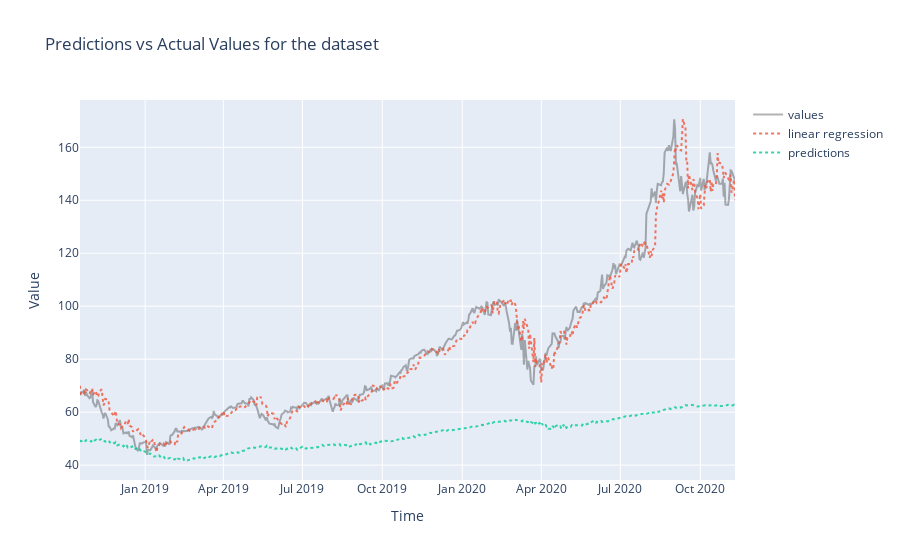
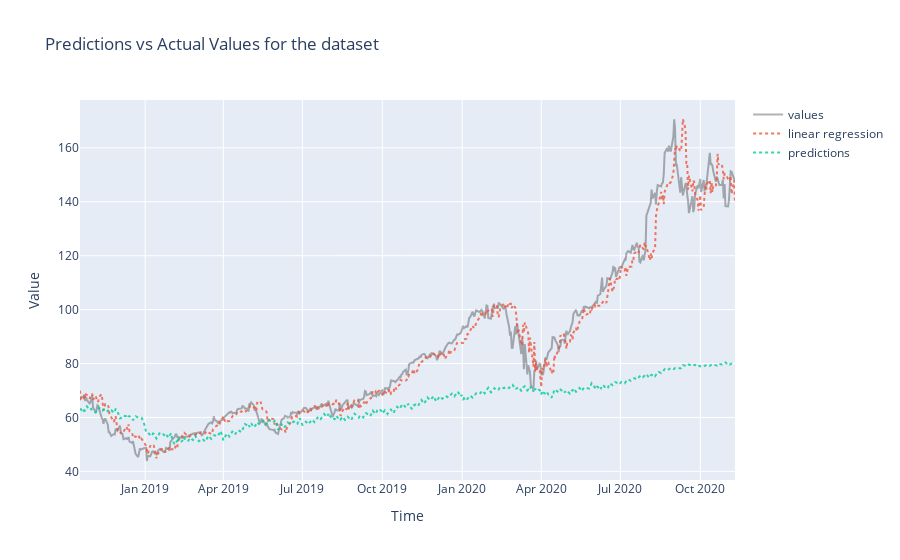
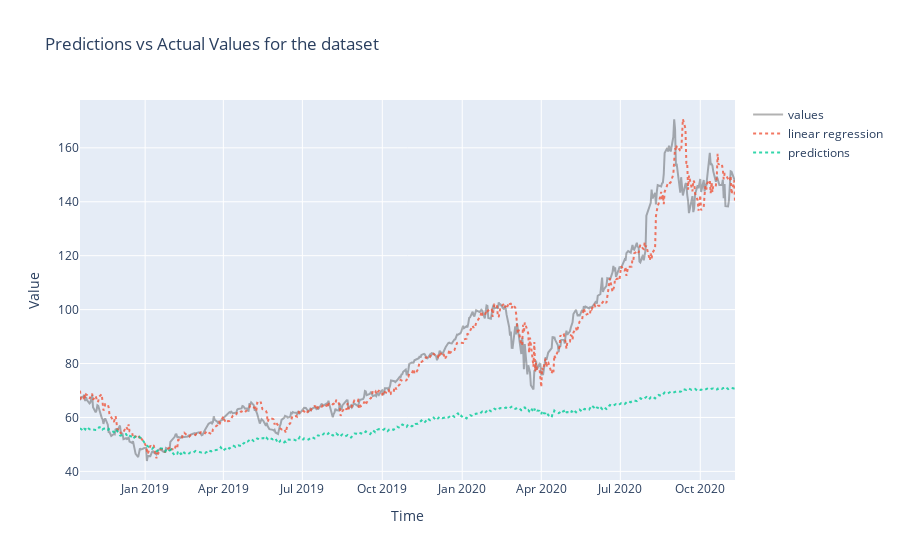

The notebook cell these images were saved under, in order:
### Code cell
plot_predictions(df_result['rnn'], df_baseline)
plot_predictions(df_result['lstm'], df_baseline)
plot_predictions(df_result['gru'], df_baseline)

### Figure 1 — Plotly figure (JSON) as saved in the notebook; plotly's stock layout.template omitted (floating-point values rounded to 4 significant figures; data arrays with more than 128 entries replaced by an {"elided": "..."} marker saying what was removed)
{"data": [{"line": {"color": "rgba(0,0,0, 0.3)"}, "mode": "lines", "name": "values", "text": {"elided": "520 str values"}, "type": "scatter", "x": {"elided": "520 str values"}, "y": {"elided": "520 float values"}}, {"line": {"dash": "dot"}, "mode": "lines", "name": "linear regression", "opacity": 0.8, "text": {"elided": "520 str values"}, "type": "scatter", "x": {"elided": "520 str values"}, "y": {"elided": "520 float values"}}, {"line": {"dash": "dot"}, "mode": "lines", "name": "predictions", "opacity": 0.8, "text": {"elided": "520 str values"}, "type": "scatter", "x": {"elided": "520 str values"}, "y": {"elided": "520 float values"}}], "layout": {"title": {"text": "Predictions vs Actual Values for the dataset"}, "xaxis": {"ticklen": 5, "title": {"text": "Time"}, "zeroline": false}, "yaxis": {"ticklen": 5, "title": {"text": "Value"}, "zeroline": false}}}

### Figure 2 — Plotly figure (JSON) as saved in the notebook; plotly's stock layout.template omitted (floating-point values rounded to 4 significant figures; data arrays with more than 128 entries replaced by an {"elided": "..."} marker saying what was removed)
{"data": [{"line": {"color": "rgba(0,0,0, 0.3)"}, "mode": "lines", "name": "values", "text": {"elided": "520 str values"}, "type": "scatter", "x": {"elided": "520 str values"}, "y": {"elided": "520 float values"}}, {"line": {"dash": "dot"}, "mode": "lines", "name": "linear regression", "opacity": 0.8, "text": {"elided": "520 str values"}, "type": "scatter", "x": {"elided": "520 str values"}, "y": {"elided": "520 float values"}}, {"line": {"dash": "dot"}, "mode": "lines", "name": "predictions", "opacity": 0.8, "text": {"elided": "520 str values"}, "type": "scatter", "x": {"elided": "520 str values"}, "y": {"elided": "520 float values"}}], "layout": {"title": {"text": "Predictions vs Actual Values for the dataset"}, "xaxis": {"ticklen": 5, "title": {"text": "Time"}, "zeroline": false}, "yaxis": {"ticklen": 5, "title": {"text": "Value"}, "zeroline": false}}}

### Figure 3 — Plotly figure (JSON) as saved in the notebook; plotly's stock layout.template omitted (floating-point values rounded to 4 significant figures; data arrays with more than 128 entries replaced by an {"elided": "..."} marker saying what was removed)
{"data": [{"line": {"color": "rgba(0,0,0, 0.3)"}, "mode": "lines", "name": "values", "text": {"elided": "520 str values"}, "type": "scatter", "x": {"elided": "520 str values"}, "y": {"elided": "520 float values"}}, {"line": {"dash": "dot"}, "mode": "lines", "name": "linear regression", "opacity": 0.8, "text": {"elided": "520 str values"}, "type": "scatter", "x": {"elided": "520 str values"}, "y": {"elided": "520 float values"}}, {"line": {"dash": "dot"}, "mode": "lines", "name": "predictions", "opacity": 0.8, "text": {"elided": "520 str values"}, "type": "scatter", "x": {"elided": "520 str values"}, "y": {"elided": "520 float values"}}], "layout": {"title": {"text": "Predictions vs Actual Values for the dataset"}, "xaxis": {"ticklen": 5, "title": {"text": "Time"}, "zeroline": false}, "yaxis": {"ticklen": 5, "title": {"text": "Value"}, "zeroline": false}}}
